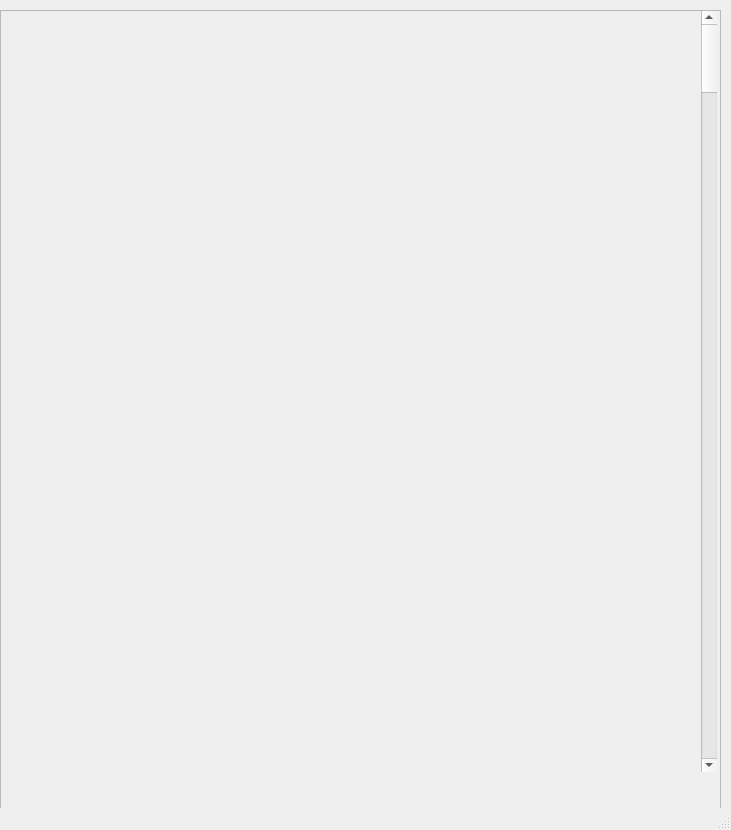
<?xml version="1.0" encoding="UTF-8"?>
<ui version="4.0">
 <class>MainWindow</class>
 <widget class="QMainWindow" name="MainWindow">
  <property name="geometry">
   <rect>
    <x>0</x>
    <y>0</y>
    <width>731</width>
    <height>830</height>
   </rect>
  </property>
  <property name="windowTitle">
   <string>MainWindow</string>
  </property>
  <widget class="QWidget" name="centralwidget">
   <widget class="QScrollArea" name="scrollArea">
    <property name="geometry">
     <rect>
      <x>0</x>
      <y>10</y>
      <width>721</width>
      <height>811</height>
     </rect>
    </property>
    <property name="widgetResizable">
     <bool>true</bool>
    </property>
    <widget class="QWidget" name="scrollAreaWidgetContents">
     <property name="geometry">
      <rect>
       <x>0</x>
       <y>0</y>
       <width>719</width>
       <height>809</height>
      </rect>
     </property>
     <widget class="QScrollBar" name="verticalScrollBar">
      <property name="geometry">
       <rect>
        <x>700</x>
        <y>0</y>
        <width>16</width>
        <height>761</height>
       </rect>
      </property>
      <property name="orientation">
       <enum>Qt::Vertical</enum>
      </property>
     </widget>
     <widget class="QWidget" name="verticalLayoutWidget">
      <property name="geometry">
       <rect>
        <x>0</x>
        <y>0</y>
        <width>691</width>
        <height>941</height>
       </rect>
      </property>
      <layout class="QVBoxLayout" name="main_layout"/>
     </widget>
    </widget>
   </widget>
  </widget>
  <widget class="QMenuBar" name="menubar">
   <property name="geometry">
    <rect>
     <x>0</x>
     <y>0</y>
     <width>731</width>
     <height>21</height>
    </rect>
   </property>
  </widget>
  <widget class="QStatusBar" name="statusbar"/>
 </widget>
 <resources/>
 <connections/>
</ui>
